Frame 1 (no input): blank canvas, image omitted
Frame 60 (no input): blank canvas, image omitted
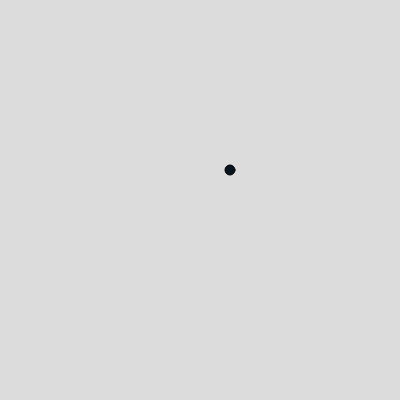
Frame 120 (the mouse pressed at the canvas centre since frame 60)

The p5.js sketch whose frames 1 and 60 were blank and that drew this single picture after the mouse press (run headless with seeded random() and noise() and a simulated clock; from frame 60 on, the mouse is pressed at the canvas centre):

// p5.js sketch
// ── sketch.js
function setup() {
  createCanvas(400, 400);
}

function draw() {
  background(220);
	fill(10,20,30);
ellipse(mouseX+30, mouseY-30,10,10);
}
